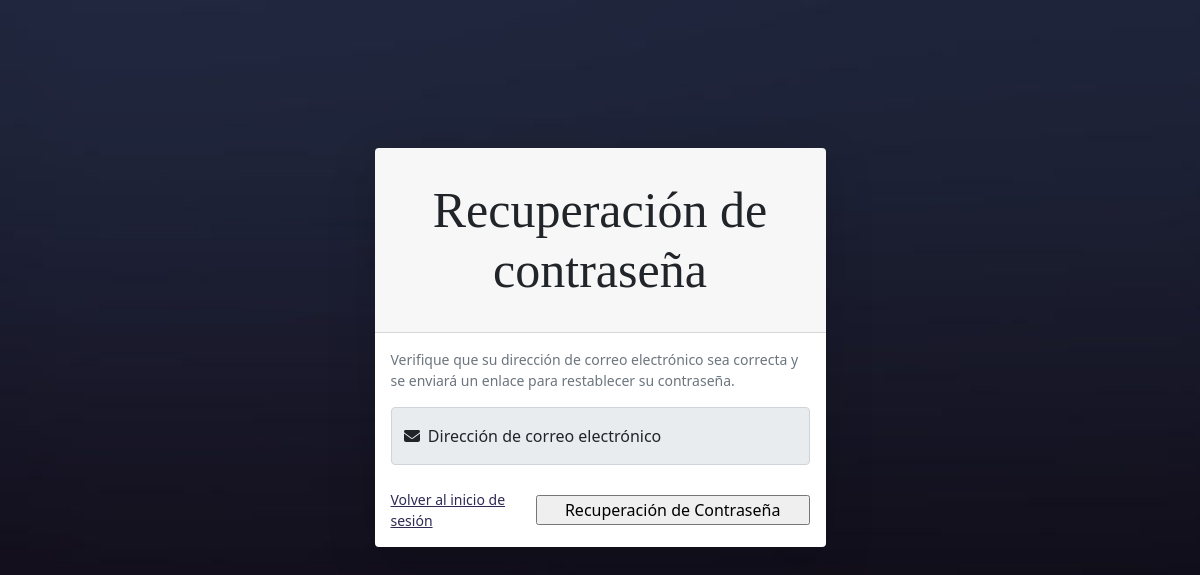
/Login/recuperacion_correo.php?user=INFORMATICA, run on an earlier commit of the app's database.
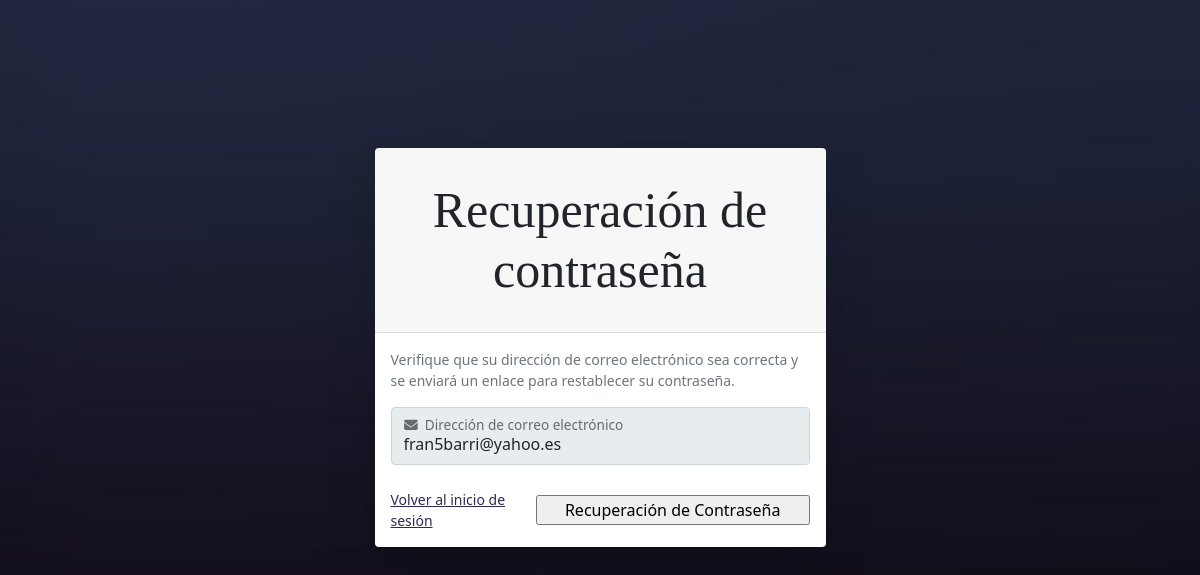
And on a later commit of the database.
### tables this page shows
CREATE TABLE `tbl_usuario` (
  `id_usuario` int(11) NOT NULL AUTO_INCREMENT,
  `nombre` varchar(100) NOT NULL,
  `correo` varchar(100) NOT NULL,
  `usuario` varchar(20) NOT NULL,
  `clave` varchar(50) NOT NULL,
  `id_rol` int(11) NOT NULL,
  `fecha_ultima_conexion` timestamp NOT NULL DEFAULT current_timestamp() ON UPDATE current_timestamp(),
  `preguntas_contestadas` int(11) NOT NULL,
  `primer_ingreso` int(11) NOT NULL,
  `fecha_vencimiento` date NOT NULL DEFAULT '0000-00-00',
  `id_estado` int(11) NOT NULL,
  `id_empleado` int(11) NOT NULL,
  PRIMARY KEY (`id_usuario`),
  KEY `id_rol` (`id_rol`),
  KEY `estado` (`id_estado`),
  KEY `id_empleado` (`id_empleado`),
  CONSTRAINT `tbl_usuario_ibfk_1` FOREIGN KEY (`id_estado`) REFERENCES `tbl_estado` (`id_estado`),
  CONSTRAINT `tbl_usuario_ibfk_2` FOREIGN KEY (`id_rol`) REFERENCES `tbl_roles` (`id_rol`)
);

### controladores/controladorLogin.php (called while the page is built, shortened)
<?php
include_once '../modelos/modelo_login.php';
function verificarCorreosUsuarios($user)
{
    $modeloUsuario = new Usuario();
    return $modeloUsuario->verificarCorreoUsuario($user);
}

### config/conex.php (called while the page is built, shortened)
<?php
     function getConexion()
    {
        $db = new PDO('mysql:host=localhost:3306;dbname=bd_inversiones_garcia', 'root', '');
        return $db;
    }
?>

### modelos/modelo_login.php (called while the page is built, shortened)
<?php
require_once '../config/conex.php';
class Usuario
{
    private $db;
    private $usuario;
    public function __construct()
    {
        $this->usuario = array();
    }
    private function setNames()
    {
        return $this->db->query("SET NAMES 'utf8'");
    }
    public function verificarCorreoUsuario($username)
    {
        $this->db = getConexion();
        self::setNames();
        $sql = "SELECT * FROM tbl_usuario WHERE usuario = '$username'";
        $resultado = $this->db->query($sql);
        foreach ($resultado as $resp) {
            $this->usuario[] = $resp;
        }
        return $this->usuario;
        $this->db = null;
    }
}

### Login/recuperacion_correo.php (the view, shortened to what this page needs)
<?php
include_once '../controladores/controladorLogin.php';
$usuarioverificado = $_GET["user"];
?>
<!DOCTYPE html>
<html lang="en">
<head>
    <link href="css/styles.css" rel="stylesheet" />
    <link rel="stylesheet" href="../dist/css/styles.css">
</head>
<body class="bg-primary">
    <div id="layoutAuthentication" style="margin-top: -200px;">
        <div id="layoutAuthentication_content">
            <main>
                <div class="container" style="margin-top: 300px;">
                    <div class="row justify-content-center">
                        <div class="col-lg-5">
                            <div class="card shadow-lg border-0 rounded-lg mt-5">
                                <div class="card-header">
                                    <h3 class="text-center font-weight-light my-4">Recuperación de contraseña</h3>
                                </div>
                                <div class="card-body">
                                    <div class="small mb-3 text-muted">Verifique que su dirección de correo electrónico sea correcta y se enviará un enlace para restablecer su contraseña.</div>
                                    <form class="needs-validation" method="post" novalidate>
                                        <div class="form-floating mb-3">
                                            <input class="form-control" id="Email" name="Email" readonly value="<?php echo verificarCorreosUsuarios($usuarioverificado)[0]['correo'];?>" type="email" placeholder="name@example.com" required pattern="[a-zA-Z0-9!#$%&'_+-]([\.]?[a-zA-Z0-9!#$%&'_+-])+@[a-zA-Z0-9]([^@&%$\/()=?¿!.,:;]|\d)+[a-zA-Z0-9][\.][a-zA-Z]{2,4}([\.][a-zA-Z]{2})?" />
                                            <label for="inputEmail"><i class="fas fa-envelope icon"></i>&nbsp; Dirección de correo electrónico</label>
                                        </div>
                                        <div class="d-flex align-items-center justify-content-between mt-4 mb-0">
                                            <a class="small" style="color: rgb(46, 42, 83)" href="../index.php">Volver al inicio de sesión</a>
                                            <input type="submit" class="button2" style="width: 300px" value="Recuperación de Contraseña">
                                        </div>
                                    </form>
                                </div>
                            </div>
                        </div>
                    </div>
                </div>
            </main>
        </div>
    </div>
</body>
</html>

What changed in the data, as far as the page shows it:
added tbl_usuario: Email "fran5barri@yahoo.es"
